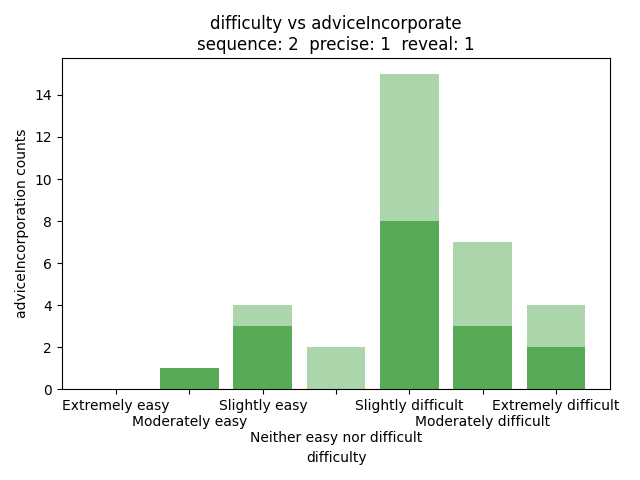

The script that drew this image:
import pandas as pd
import matplotlib.pyplot as plt
import seaborn as sns
import numpy as np

data = pd.read_csv("qualitative.csv")
seq = 2
prec = 1
rev = 1
data = data[(data['con.sequence'] == seq) & (data['con.precise'] == prec) & (data['con.reveal'] == rev)]

f1a = data[(data["difficulty"] == "Extremely easy") & (data["adviceIncorporate"] == "Did not follow the advice at all or only rarely")].shape[0]
f1b = data[(data["difficulty"] == "Moderately easy") & (data["adviceIncorporate"] == "Did not follow the advice at all or only rarely")].shape[0]
f1c = data[(data["difficulty"] == "Slightly easy") & (data["adviceIncorporate"] == "Did not follow the advice at all or only rarely")].shape[0]
f1d = data[(data["difficulty"] == "Neither easy nor difficult") & (data["adviceIncorporate"] == "Did not follow the advice at all or only rarely")].shape[0]
f1e = data[(data["difficulty"] == "Slightly difficult") & (data["adviceIncorporate"] == "Did not follow the advice at all or only rarely")].shape[0]
f1f = data[(data["difficulty"] == "Moderately difficult") & (data["adviceIncorporate"] == "Did not follow the advice at all or only rarely")].shape[0]
f1g = data[(data["difficulty"] == "Extremely difficult") & (data["adviceIncorporate"] == "Did not follow the advice at all or only rarely")].shape[0]

f2a = data[(data["difficulty"] == "Extremely easy") & (data["adviceIncorporate"] == "Generally followed the advice but deviated sometimes when I thought I had a better strategy")].shape[0]
f2b = data[(data["difficulty"] == "Moderately easy") & (data["adviceIncorporate"] == "Generally followed the advice but deviated sometimes when I thought I had a better strategy")].shape[0]
f2c = data[(data["difficulty"] == "Slightly easy") & (data["adviceIncorporate"] == "Generally followed the advice but deviated sometimes when I thought I had a better strategy")].shape[0]
f2d = data[(data["difficulty"] == "Neither easy nor difficult") & (data["adviceIncorporate"] == "Generally followed the advice but deviated sometimes when I thought I had a better strategy")].shape[0]
f2e = data[(data["difficulty"] == "Slightly difficult") & (data["adviceIncorporate"] == "Generally followed the advice but deviated sometimes when I thought I had a better strategy")].shape[0]
f2f = data[(data["difficulty"] == "Moderately difficult") & (data["adviceIncorporate"] == "Generally followed the advice but deviated sometimes when I thought I had a better strategy")].shape[0]
f2g = data[(data["difficulty"] == "Extremely difficult") & (data["adviceIncorporate"] == "Generally followed the advice but deviated sometimes when I thought I had a better strategy")].shape[0]

f3a = data[(data["difficulty"] == "Extremely easy") & (data["adviceIncorporate"] == "Always followed the AI advice closely")].shape[0]
f3b = data[(data["difficulty"] == "Moderately easy") & (data["adviceIncorporate"] == "Always followed the AI advice closely")].shape[0]
f3c = data[(data["difficulty"] == "Slightly easy") & (data["adviceIncorporate"] == "Always followed the AI advice closely")].shape[0]
f3d = data[(data["difficulty"] == "Neither easy nor difficult") & (data["adviceIncorporate"] == "Always followed the AI advice closely")].shape[0]
f3e = data[(data["difficulty"] == "Slightly difficult") & (data["adviceIncorporate"] == "Always followed the AI advice closely")].shape[0]
f3f = data[(data["difficulty"] == "Moderately difficult") & (data["adviceIncorporate"] == "Always followed the AI advice closely")].shape[0]
f3g = data[(data["difficulty"] == "Extremely difficult") & (data["adviceIncorporate"] == "Always followed the AI advice closely")].shape[0]


d1 = {
    "f1a": f1a,
    "f1b": f1b,
    "f1c": f1c,
    "f1d": f1d,
    "f1e": f1e,
    "f1f": f1f,
    "f1g": f1g
}

d2 = {
    "f2a": f2a,
    "f2b": f2b,
    "f2c": f2c,
    "f2d": f2d,
    "f2e": f2e,
    "f2f": f2f,
    "f2g": f2g
}

d3 = {
    "f3a": f3a,
    "f3b": f3b,
    "f3c": f3c,
    "f3d": f3d,
    "f3e": f3e,
    "f3f": f3f,
    "f3g": f3g
}



keys1 = list(d1.keys())
keys2 = list(d2.keys())
keys3 = list(d3.keys())

keys = list(["Extremely easy", "\nModerately easy", "Slightly easy", "\n\nNeither easy nor difficult", "Slightly difficult", "\nModerately difficult", "Extremely difficult"])

vals1 = np.array(list(d1.values()))
vals2 = np.array(list(d2.values()))
vals3 = np.array(list(d3.values()))

print(vals1)
print(vals2)
print(vals3)


plt.bar(keys, vals1, color = "green", label = "Did not follow the advice at all or only rarely", alpha = 1)
plt.bar(keys, vals2, bottom = vals1, color = "green", label = "Generally followed the advice but deviated sometimes when I thought I had a better strategy", alpha = 0.66)
base = vals1
plt.bar(keys, vals3, bottom = base + vals2, color = "green", label = "Always followed the AI advice closely", alpha = 0.33)
plt.title("difficulty vs adviceIncorporate" + "\n" + f"sequence: {seq}  precise: {prec}  reveal: {rev}")
plt.xlabel("difficulty")
plt.ylabel("adviceIncorporation counts")
plt.tight_layout()

plt.show()
